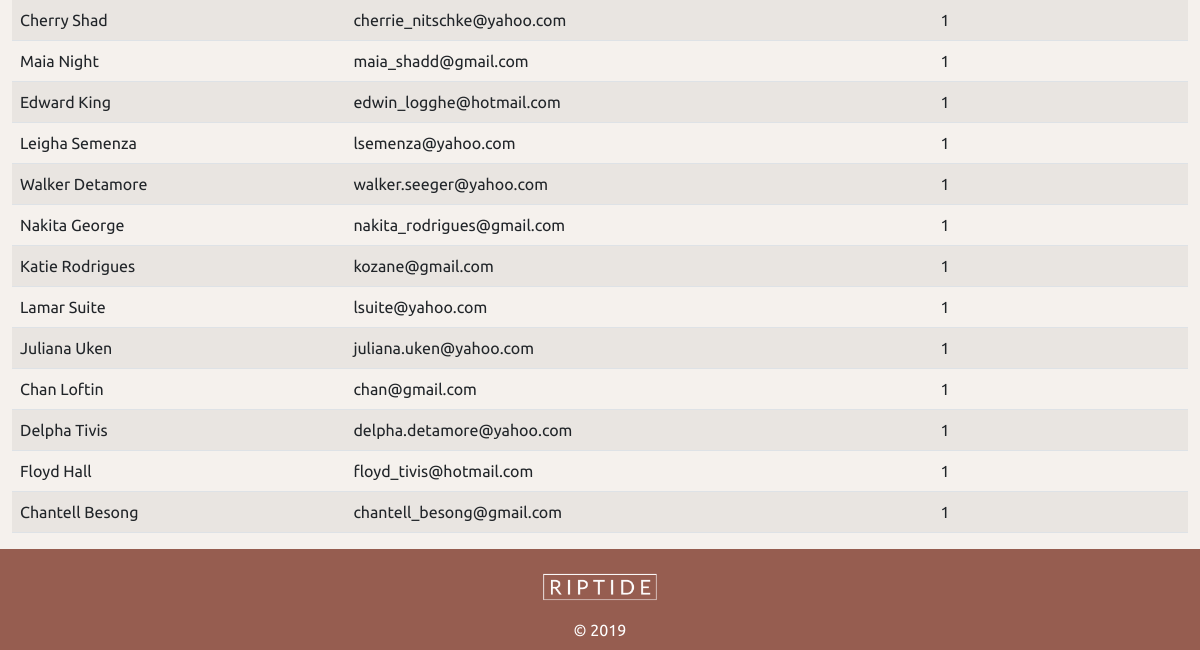
The app's page /members (lower part), older data.
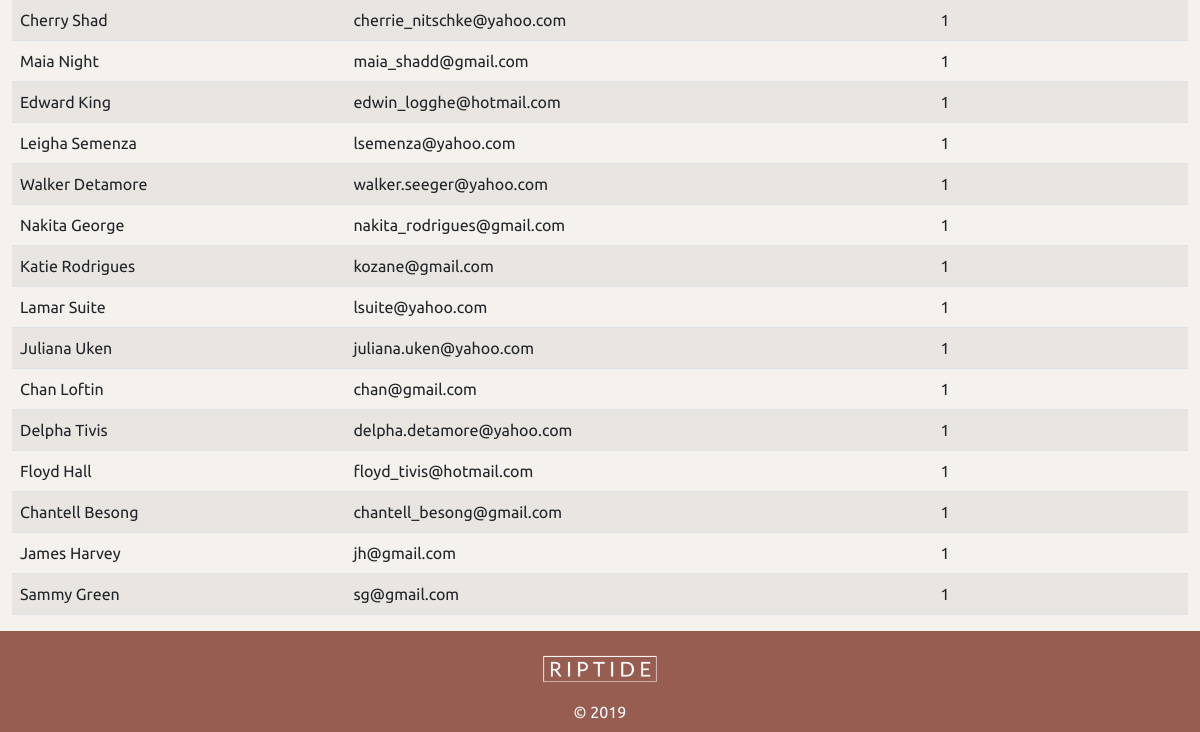
The same page, newer data.
### tables this page shows
CREATE TABLE member(
    member_id integer primary key autoincrement not null,
    name text not null unique,
    email text not null unique,
    password text not null,
    authorisation integer not null
);

### server.py (the view)
@app.route('/members')
def members():
    data = request.args
    sql = """ select member_id, name, email, authorisation from member"""
    result = run_search_query_tuples(sql, (), db_path, True)
    return render_template("members.html", members=result)

### db_functions.py (called while the page is built)
def run_search_query_tuples(sql_query,values_tuple, file_path, rowfactory=False):
    result = None
    try:
        db = sqlite3.connect(file_path)
        if rowfactory:
            db.row_factory = sqlite3.Row
        cursor = db.cursor()
        cursor.execute(sql_query,values_tuple)
        result = cursor.fetchall()
        cursor.close()
    except sqlite3.Error as error:
        print("Error running search query tuples: {}".format(error))
        return None
    db.close()
    if result is None:
        print("No search values were found")
    return result

### templates/members.html (shortened to what this page needs)
{% extends "layout.html" %}
{% block content %}
<div class="container-fluid">
<table class="table table-striped">
    <tbody>
    {% for row in members %}
      <tr>
        <td>{{ row['name'] }} </td>
        <td>{{ row['email'] }}</td>
        <td>{{ row['authorisation'] }}</td>
      </tr>
    {% endfor %}
    </tbody>
  </table>
</div>
{% endblock %}

### templates/layout.html (shortened to what this page needs)
<!DOCTYPE html>
<html lang="en">
<head>
    <link href="https://cdn.jsdelivr.net/npm/bootstrap@5.2.3/dist/css/bootstrap.min.css" rel="stylesheet">
    <link rel="stylesheet" href="static/styles.css">
</head>
<body>
{% block content %}
{% endblock %}
<footer class="footer-content">
    <img class="footer-image" src="static/images/Riptide-1.png">
    <div>&copy; 2019</div>
    </footer>
</body>
</html>

### static/styles.css (style rules this page uses)
body { font-family: 'Ubuntu', sans-serif; background-color: rgb(245,241,237); }
.footer-content { background-color: rgb(150,93,80); text-align: center; padding: 0.5em 0 0.5em 0; color: white; }
.footer-image { max-width: 160px; }

Row changes from the older to the newer data that the page shows:
added member: name "James Harvey", email "jh@gmail.com", authorisation "1"
added member: name "Sammy Green", email "sg@gmail.com", authorisation "1"
